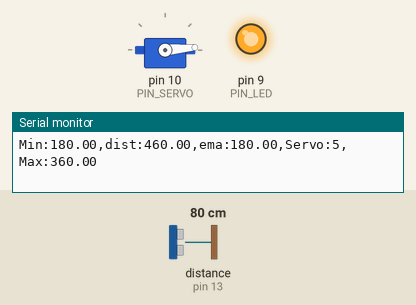
Simulated run of this sketch. Board: Arduino Uno, built with avr-gcc and run on an emulated ATmega328P. On the bench: servo, output pins drawn as LEDs (lit = HIGH), the last lines printed to the serial monitor. Wiring (inferred from the names in the program): ultrasonic range finder: trigger pin 12; echo pin 13. Inputs (shaded band) come from the test bench; at power-on: distance to the obstacle (sensor on pin 13) 80 cm. The echo pulse lasts 58.3 µs per cm; pins used as bus, display or sensor lines are not drawn.

Above: at 1.2 s.
1.3 s: distance to the obstacle (sensor on pin 13) set to 35 cm
At 1.45 s:
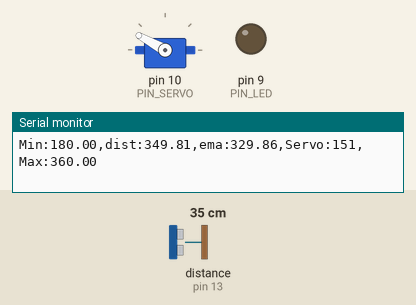
At 2.7 s:
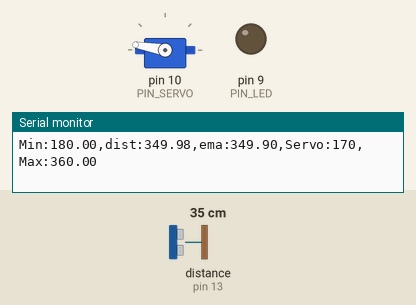
3.1 s: distance to the obstacle (sensor on pin 13) set to 2 cm
At 3.8 s:
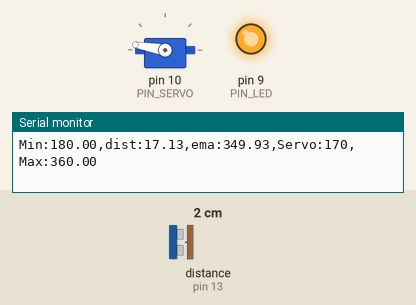
Timing chart, 0 to 6.1 s (numbered marks = the images above; inputs shaded):
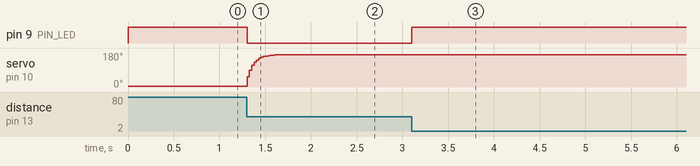

The sketch:

11_example_1.ino
```cpp
#include <Servo.h>

#define PIN_LED   9
#define PIN_TRIG  12
#define PIN_ECHO  13
#define PIN_SERVO 10

#define SND_VEL 346.0
#define INTERVAL 25
#define PULSE_DURATION 10
#define _DIST_MIN 180.0   // 18cm
#define _DIST_MAX 360.0   // 36cm
#define TIMEOUT ((INTERVAL / 2) * 1000.0)
#define SCALE (0.001 * 0.5 * SND_VEL)
#define _EMA_ALPHA 0.3    // 실험을 통해 최적값 조정 가능

#define _DUTY_MIN 600     // 실측 0도 펄스폭
#define _DUTY_NEU 1500    // 실측 90도 펄스폭 (연속제어에서는 직접 사용 안함)
#define _DUTY_MAX 2400    // 실측 180도 펄스폭

float dist_ema = _DIST_MIN, dist_prev = _DIST_MIN;
unsigned long last_sampling_time;
Servo myservo;

float USS_measure(int TRIG, int ECHO) {
  digitalWrite(TRIG, HIGH);
  delayMicroseconds(PULSE_DURATION);
  digitalWrite(TRIG, LOW);
  return pulseIn(ECHO, HIGH, TIMEOUT) * SCALE;
}

void setup() {
  pinMode(PIN_LED, OUTPUT);
  pinMode(PIN_TRIG, OUTPUT);
  pinMode(PIN_ECHO, INPUT);
  digitalWrite(PIN_TRIG, LOW);
  digitalWrite(PIN_LED, HIGH);  // LED active-low, 초기 꺼짐

  myservo.attach(PIN_SERVO);
  myservo.writeMicroseconds(_DUTY_MIN);

  dist_prev = _DIST_MIN;
  dist_ema = _DIST_MIN;
  Serial.begin(57600);
}

void loop() {
  float dist_raw, dist_filtered;
  if (millis() < last_sampling_time + INTERVAL) return;

  // 초음파 거리 측정
  dist_raw = USS_measure(PIN_TRIG, PIN_ECHO);

  // 범위 필터: 18~36cm 제한
  if ((dist_raw == 0.0) || (dist_raw > _DIST_MAX)) {
      dist_filtered = dist_prev;
      digitalWrite(PIN_LED, HIGH);  // 범위 밖: LED 꺼짐 (active-low)
  } else if (dist_raw < _DIST_MIN) {
      dist_filtered = dist_prev;
      digitalWrite(PIN_LED, HIGH);  // 범위 밖: LED 꺼짐
  } else {
      dist_filtered = dist_raw;
      digitalWrite(PIN_LED, LOW);   // 범위 안: LED 켜짐 (active-low)
  }

  // ema 필터 적용
  dist_ema = _EMA_ALPHA * dist_filtered + (1.0 - _EMA_ALPHA) * dist_prev;
  dist_prev = dist_ema;

  // dist_ema가 360 이상이면 360으로 클램핑
  if (dist_ema > _DIST_MAX) dist_ema = _DIST_MAX;

  // 거리별 서보 각도 제어 (연속 변화)
  int duty;
  float deg = 0.0;
  if (dist_ema <= _DIST_MIN) {
    duty = _DUTY_MIN;
    deg = 0.0;
  } else if (dist_ema >= _DIST_MAX) {
    duty = _DUTY_MAX;
    deg = 180.0;
  } else {
    // 18~36cm 사이: 0~180도 연속 변화
    deg = (dist_ema - _DIST_MIN) * 180.0 / (_DIST_MAX - _DIST_MIN);
    duty = (int)(_DUTY_MIN + (deg / 180.0) * (_DUTY_MAX - _DUTY_MIN));
  }
  myservo.writeMicroseconds(duty);

  // 시리얼 플로터 출력
  Serial.print("Min:");    Serial.print(_DIST_MIN);
  Serial.print(",dist:");  Serial.print(min(dist_raw, _DIST_MAX + 100));
  Serial.print(",ema:");   Serial.print(min(dist_ema, _DIST_MAX + 100));
  Serial.print(",Servo:"); Serial.print(myservo.read());
  Serial.print(",Max:");   Serial.print(_DIST_MAX);
  Serial.println("");

  last_sampling_time += INTERVAL;
}
```

Measured:
- after the input at 1.3 s, pin 9 (PIN_LED): HIGH → LOW at once; servo on pin 10 (PIN_SERVO): moves from 5° to 170° over 0.30 s, starting at once
- after the input at 3.1 s, pin 9 (PIN_LED): LOW → HIGH at once
